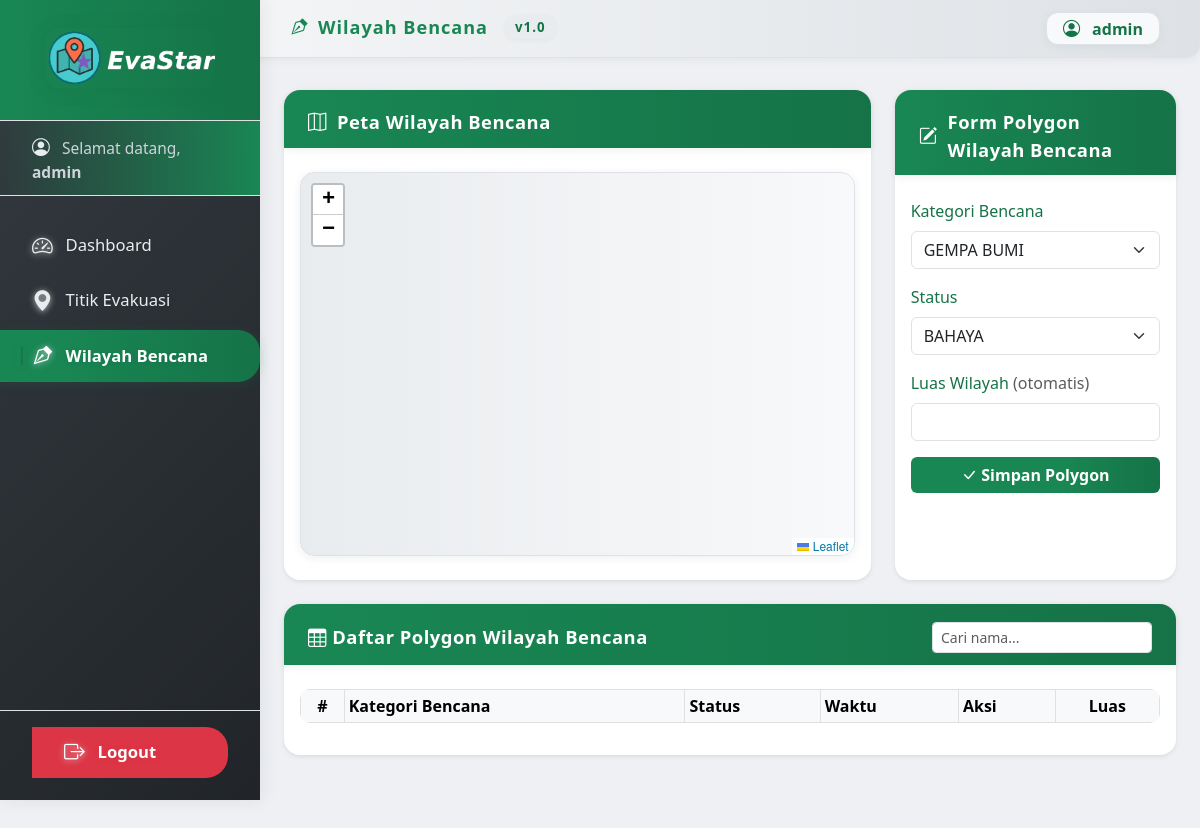
The app's page /Dashboard/poligon.php (signed in), older data.
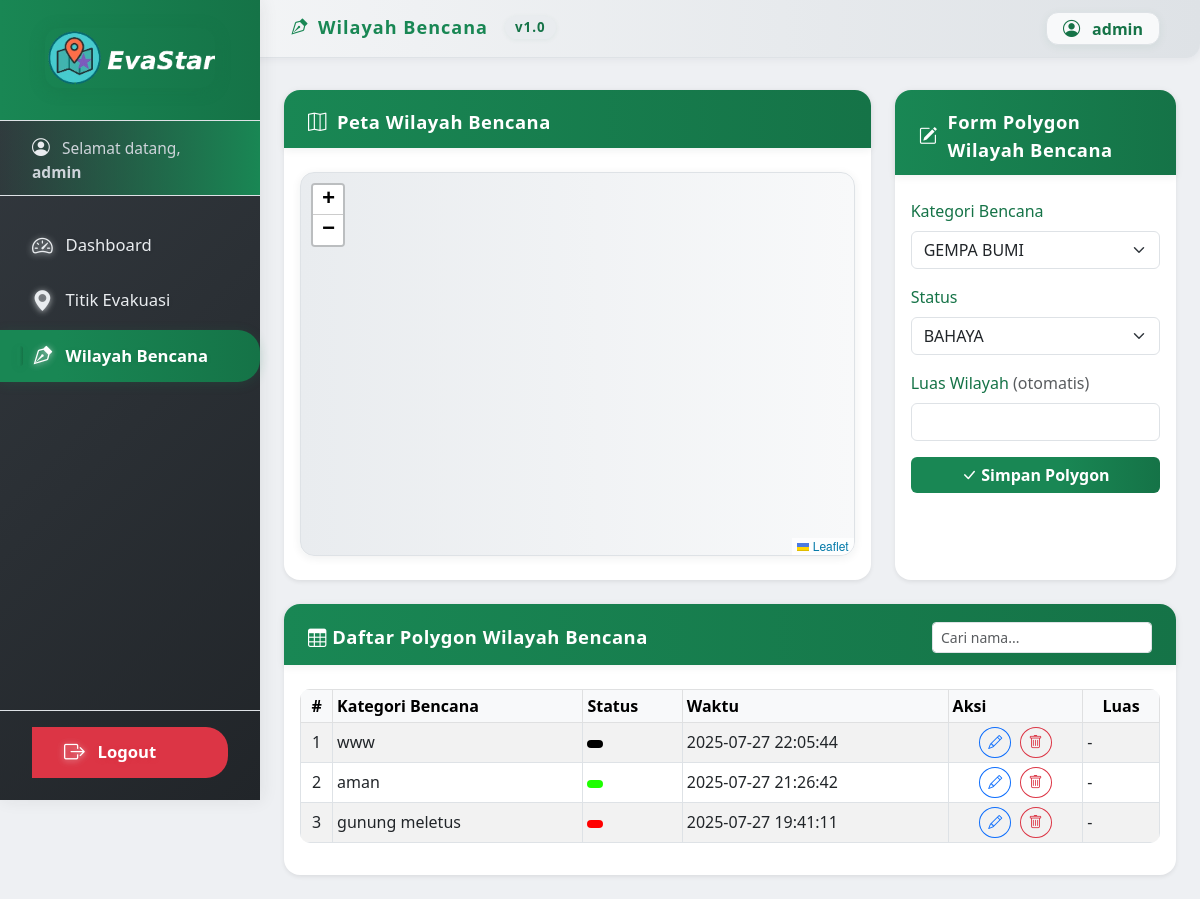
The same page, newer data.
### tables this page shows
CREATE TABLE `wilayah_bencana` (
  `id` int(11) NOT NULL,
  `nama` varchar(100) NOT NULL,
  `geojson` longtext NOT NULL,
  `color` varchar(16) DEFAULT '#f03',
  `created_at` timestamp NOT NULL DEFAULT current_timestamp()
);

### Dashboard/poligon.php (the view, shortened to what this page needs)
<?php
require '../conection/db.php';
function esc($s) { return htmlspecialchars($s ?? '', ENT_QUOTES, 'UTF-8'); }
$polygons = $conn->query("SELECT * FROM wilayah_bencana ORDER BY id DESC")->fetch_all(MYSQLI_ASSOC);
?>
<!DOCTYPE html>
<html lang="id">
<head>
  <link href="https://cdn.jsdelivr.net/npm/bootstrap@5.3.0/dist/css/bootstrap.min.css" rel="stylesheet"/>
  <link rel="stylesheet" href="https://unpkg.com/leaflet@1.9.3/dist/leaflet.css"/>
  <link rel="stylesheet" href="https://cdn.jsdelivr.net/npm/leaflet-draw@1.0.4/dist/leaflet.draw.css"/>
  <link rel="stylesheet" href="https://cdn.jsdelivr.net/npm/bootstrap-icons@1.11.3/font/bootstrap-icons.min.css">
</head>
<body>
<nav id="sidebar" class="sidebar d-flex flex-column">
  <div class="sidebar-header">
    <img src="../assets/logo1.png" alt="Logo1 WebGIS">
  </div>
  <div class="admin-info mb-0">
    <i class="bi bi-person-circle"></i>
    <span>Selamat datang, <b><?= esc($_SESSION['admin'] ?? 'Admin') ?></b></span>
  </div>
  <div class="nav-section">
    <a href="index.php" class="nav-link">
      <i class="bi bi-speedometer2"></i> Dashboard
    </a>
    <a href="marker.php" class="nav-link">
      <i class="bi bi-geo-alt-fill"></i> Titik Evakuasi
    </a>
    <a href="poligon.php" class="nav-link active">
      <i class="bi bi-vector-pen"></i> Wilayah Bencana
    </a>
  </div>
  <div class="logout mt-auto">
    <a href="../Login/logout.php" class="nav-link">
      <i class="bi bi-box-arrow-right"></i> Logout
    </a>
  </div>
</nav>
<div class="topbar-modern">
  <div class="left">
    <span class="title"><i class="bi bi-vector-pen"></i> Wilayah Bencana <span class="version">v1.0</span></span>
  </div>
  <div class="user-box">
    <i class="bi bi-person-circle"></i>
    <?= esc($_SESSION['admin'] ?? 'Admin') ?>
  </div>
</div>
<div class="main-content">
  <div class="row g-4 mb-4">
    <div class="col-lg-8">
      <div class="card shadow-sm h-100">
        <div class="card-header-modern"><i class="bi bi-map"></i> Peta Wilayah Bencana</div>
        <div class="p-3"><div id="map" class="mb-2"></div></div>
      </div>
    </div>
    <div class="col-lg-4">
      <div class="card shadow-sm h-100">
        <div class="card-header-modern"><i class="bi bi-pencil-square"></i> Form Polygon Wilayah Bencana</div>
        <div class="p-3">
          <form id="formPolygon" method="post">
            <div class="mb-3">
            <label class="form-label">Kategori Bencana</label>
            <select name="nama" id="nama" class="form-select" required>
              <option value="GEMPA BUMI">GEMPA BUMI</option>
            </select>
          </div>
            <div class="mb-3">
              <label class="form-label">Status</label>
              <select name="status" id="status" class="form-select" required>
                <option value="BAHAYA">BAHAYA</option>
              </select>
            </div>
            <div class="mb-3">
  <label class="form-label">Luas Wilayah <span class="text-muted" style="font-weight:normal">(otomatis)</span></label>
  <input type="text" id="luasPolygon" class="form-control" readonly>
</div>
<button type="submit" class="btn btn-success w-100"><i class="bi bi-check-lg"></i> Simpan Polygon</button>
          </form>
        </div>
      </div>
    </div>
  </div>
  <div class="card shadow-sm">
    <div class="card-header-modern d-flex justify-content-between align-items-center">
      <span><i class="bi bi-table"></i> Daftar Polygon Wilayah Bencana</span>
      <input type="text" id="searchTable" class="form-control form-control-sm w-auto" placeholder="Cari nama..." style="min-width:180px;">
    </div>
    <div class="p-3">
      <div class="table-responsive">
        <table class="table table-bordered table-hover table-striped table-sm align-middle" id="polygonTable">
          <thead class="table-light">
            <tr>
              <th class="text-center">#</th>
              <th>Kategori Bencana</th>
              <th>Status</th>
              <th>Waktu</th>
              <th>Aksi</th>
              <th class="text-center">Luas</th>
            </tr>
          </thead>
          <tbody>
          <?php $no=1; foreach ($polygons as $p): ?>
            <tr>
              <td class="text-center"><?= $no++ ?></td>
              <td><?= esc($p['nama']) ?></td>
              <td>
                <span class="badge rounded-pill" style="background:<?= esc($p['color']) ?>; color:#fff;">
                </span>
              </td>
              <td><?= esc($p['created_at']) ?></td>
              <td class="text-center">
                <button onclick='editPolygon(<?= json_encode($p) ?>)' class="btn btn-sm btn-outline-primary rounded-circle me-1" title="Edit"><i class="bi bi-pencil"></i></button>
                <a href="#" class="btn btn-sm btn-outline-danger rounded-circle btn-delete" data-id="<?= $p['id'] ?>" title="Hapus"><i class="bi bi-trash"></i></a>
              <td><?= isset($p['luas']) ? number_format($p['luas'],0,',','.') . ' m²' : '-' ?></td>
              </td>
            </tr>
          <?php endforeach ?>
          </tbody>
        </table>
      </div>
    </div>
  </div>
</div>
</body>
</html>

Row changes from the older to the newer data that the page shows:
added wilayah_bencana: nama "www", created_at "2025-07-27 22:05:44"
added wilayah_bencana: nama "aman", created_at "2025-07-27 21:26:42"
added wilayah_bencana: nama "gunung meletus", created_at "2025-07-27 19:41:11"
